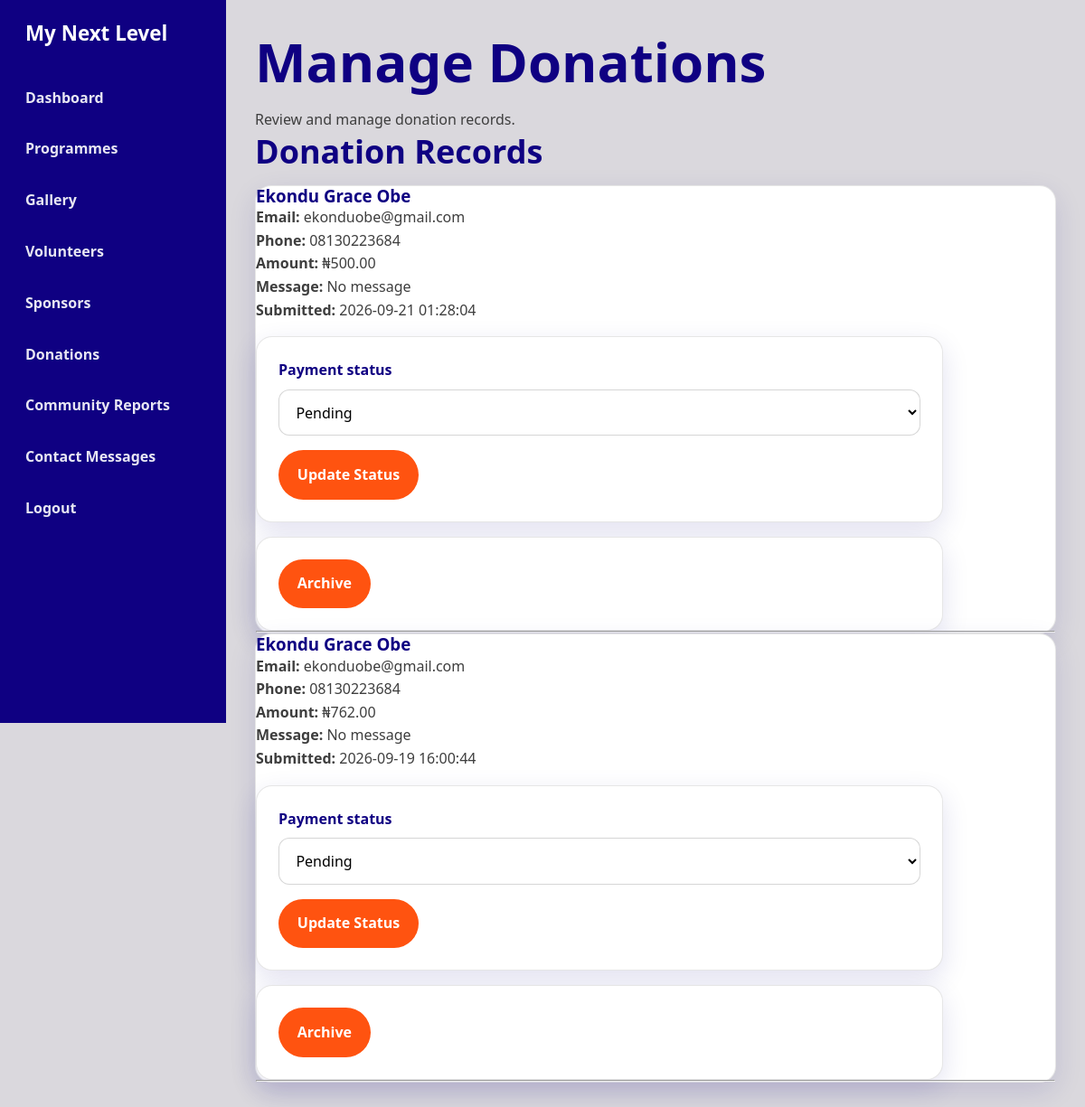
The page /admin/donations.php (signed in) on the database its author committed.
### tables this page shows
CREATE TABLE `donations` (
  `id` int(11) NOT NULL,
  `donor_name` varchar(150) NOT NULL,
  `email` varchar(150) DEFAULT NULL,
  `phone` varchar(30) DEFAULT NULL,
  `amount` decimal(12,2) NOT NULL,
  `message` text DEFAULT NULL,
  `payment_status` varchar(50) DEFAULT 'pending',
  `created_at` timestamp NOT NULL DEFAULT current_timestamp(),
  `archived` tinyint(1) NOT NULL DEFAULT 0
);

### admin/donations.php (the view, shortened to what this page needs)
<?php
require_once "../includes/database.php";
$sql = "
    SELECT *
    FROM donations
    WHERE archived = 0
    ORDER BY created_at DESC
";
$result = $conn->query($sql);
?>
<!DOCTYPE html>
<html lang="en">
<head>
    <link rel="stylesheet" href="../assets/css/index.css">
    <link rel="stylesheet" href="../assets/css/admin.css">
</head>
<body>
    <div class="admin-layout">
        <?php require_once "admin-navigation.php"; ?>
        <main class="admin-main">
        <h1>Manage Donations</h1>
        <p>Review and manage donation records.</p>
        <?php if ($result && $result->num_rows > 0): ?>
            <section aria-labelledby="donation-records-heading">
                <h2 id="donation-records-heading">
                    Donation Records
                </h2>
                <?php while ($donation = $result->fetch_assoc()): ?>
                    <article>
                        <h3>
                            <?php echo htmlspecialchars($donation["donor_name"]); ?>
                        </h3>
                        <p>
                            <strong>Email:</strong>
                            <?php
                            echo !empty($donation["email"])
                                ? htmlspecialchars($donation["email"])
                                : "Not provided";
                            ?>
                        </p>
                        <p>
                            <strong>Phone:</strong>
                            <?php
                            echo !empty($donation["phone"])
                                ? htmlspecialchars($donation["phone"])
                                : "Not provided";
                            ?>
                        </p>
                        <p>
                            <strong>Amount:</strong>
                            ₦<?php echo number_format((float) $donation["amount"], 2); ?>
                        </p>
                        <p>
                            <strong>Message:</strong>
                            <?php
                            echo !empty($donation["message"])
                                ? nl2br(htmlspecialchars($donation["message"]))
                                : "No message";
                            ?>
                        </p>
                        <p>
                            <strong>Submitted:</strong>
                            <?php echo htmlspecialchars($donation["created_at"]); ?>
                        </p>
                        <form method="POST">
                            <label for="payment-status-<?php echo $donation["id"]; ?>">
                                Payment status
                            </label>
                            <select
                                id="payment-status-<?php echo $donation["id"]; ?>"
                                name="payment_status"
                            >
                                <option
                                    value="pending"
                                    <?php echo $donation["payment_status"] === "pending" ? "selected" : ""; ?>
                                >
                                    Pending
                                </option>
                            </select>
                            <button type="submit" name="update_status">
                                Update Status
                            </button>
                        </form>
                        <form method="POST">
                        <button
                            type="submit"
                            name="archive_donation"
                        >
                            Archive
                        </button>
                    </form>
                        <hr>
                    </article>
                <?php endwhile; ?>
            </section>
        <?php else: ?>
            <p>No donations found.</p>
        <?php endif; ?>
        </main>
    </div>
</body>
</html>

### assets/css/index.css (style rules this page uses)
:root { --primary: #ff5310; --secondary: #0f0082; --accent: #333333; --bg: #dad8dd; --white: #ffffff; --text: #000000; --muted: #3e3e3e; --shadow: 0 10px 30px rgba(15, 0, 130, 0.12); --radius: 18px; }
* { box-sizing: border-box; margin: 0; padding: 0; }
html { scroll-behavior: smooth; }
body { font-family: 'Segoe UI', Tahoma, Geneva, Verdana, sans-serif; background: var(--bg); color: var(--text); line-height: 1.6; }
button, input, textarea, select { font: inherit; }
header, main, footer, section, article, nav, aside, form, figure, figcaption { display: block; }
main { max-width: 1200px; margin: 0 auto; padding: 2rem 1.5rem 4rem; }
section { margin-bottom: 3rem; }
h1, h2, h3, h4 { color: var(--secondary); line-height: 1.2; }
h1 { font-size: clamp(2.2rem, 5vw, 4rem); margin-bottom: 1rem; }
h2 { font-size: clamp(1.8rem, 3vw, 2.6rem); margin-bottom: 1rem; }
p { color: var(--muted); }
[aria-labelledby="about-intro-heading"] article, .program-card, [aria-labelledby="get-involved-heading"] article, article, form { background: var(--white); border: 1px solid rgba(51, 51, 51, 0.12); border-radius: var(--radius); box-shadow: var(--shadow); }
form { max-width: 760px; margin-top: 1rem; padding: 1.5rem; }
form label, form legend { display: block; margin-bottom: 0.5rem; color: var(--secondary); font-weight: 700; }
form input, form textarea, form select { width: 100%; margin-bottom: 1rem; padding: 0.8rem 0.9rem; border: 1px solid rgba(51, 51, 51, 0.2); border-radius: 12px; background: var(--white); }
form button { background: var(--primary); color: var(--white); border: none; padding: 0.9rem 1.3rem; border-radius: 999px; font-weight: 700; cursor: pointer; }

### assets/css/admin.css (style rules this page uses)
.admin-layout { min-height: 100vh; display: flex; background: var(--bg); }
.admin-main { margin-left: 250px; width: calc(100% - 250px); max-width: none; padding: 2rem; }

### rows shown on the page
donations: donor_name "Ekondu Grace Obe", email "ekonduobe@gmail.com", phone "08130223684", amount "500.00", message "No message", created_at "2026-09-21 01:28:04", payment_status "Pending"
donations: donor_name "Ekondu Grace Obe", email "ekonduobe@gmail.com", phone "08130223684", amount "762.00", message "No message", created_at "2026-09-19 16:00:44", payment_status "Pending"
